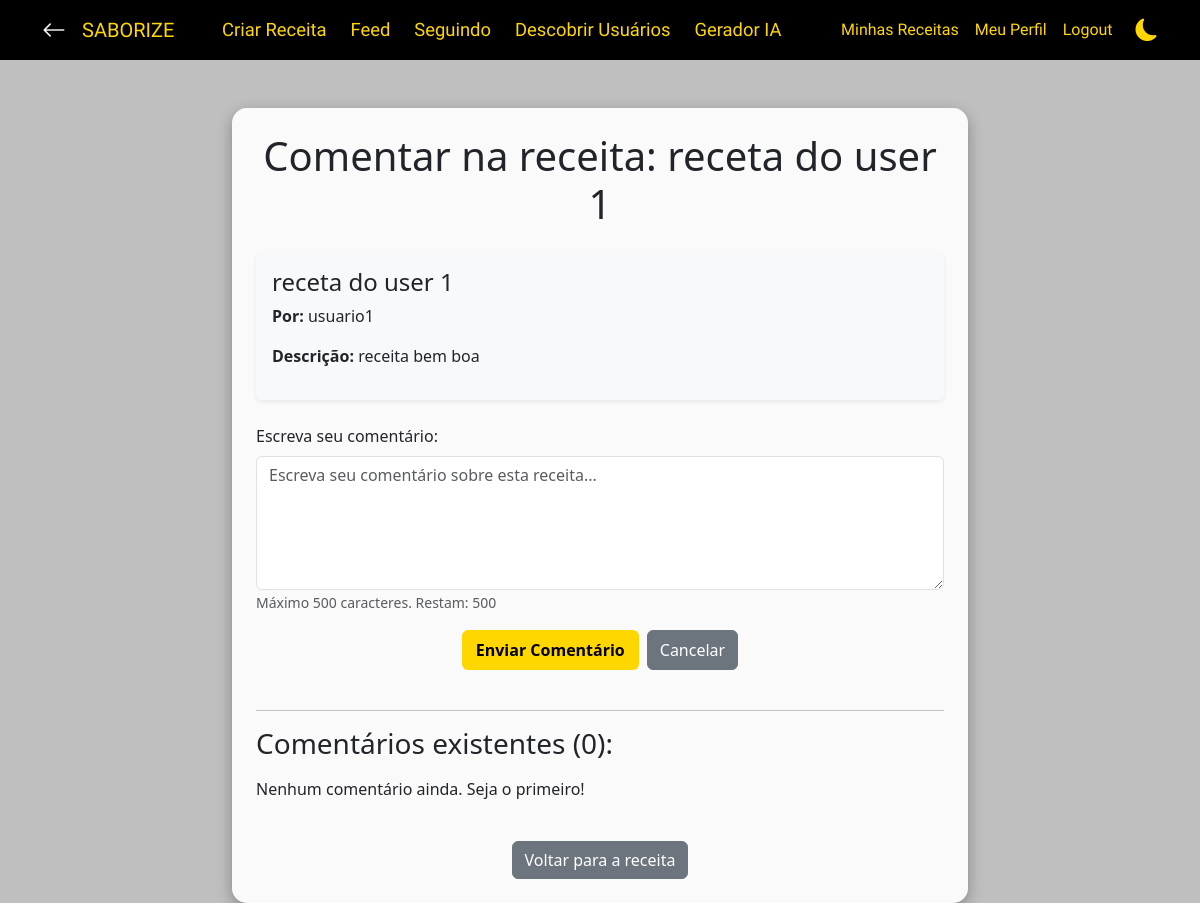
/receitas/comentar/3/ (signed in), run on the app's committed database.
### receitas/models.py (models this page shows, shortened)
class Receita(models.Model):
    user = models.ForeignKey(User, on_delete=models.CASCADE, related_name='receitas')
    titulo = models.CharField(max_length=150)
    descricao = models.TextField(
        help_text="Descreva a receita em detalhes, incluindo ingredientes e modo de preparo."
    )
    ingredientes = models.TextField(
        help_text="Liste os ingredientes necessários para a receita."
    )
    passos = models.TextField(
        help_text="Descreva os passos para preparar a receita."
    )
    imagem = models.ImageField(
        upload_to='receitas/',
        null=True,
        blank=True,
        help_text="Imagem ilustrativa da receita (opcional)."
    )
    tags = models.ManyToManyField(
        TagsReceita,
        related_name='receitas',
        blank=True
    )
    publica = models.BooleanField(default=True, help_text="Receita visível no feed público")
    criada_em = models.DateTimeField(auto_now_add=True)
    atualizada_em = models.DateTimeField(auto_now=True)
    class Meta:
        ordering = ['-criada_em']
        verbose_name = 'Receita'
        verbose_name_plural = 'Receitas'

### autenticacao/models.py (models this page shows, shortened)
class User(AbstractUser):
    bio = models.TextField(max_length=500, blank=True, verbose_name="Biografia")
    foto_perfil = models.ImageField(upload_to='perfil/', default='perfil/default.jpg', blank=True)
    telefone = models.CharField(max_length=20, blank=True)
    data_nascimento = models.DateField(null=True, blank=True)
    cidade = models.CharField(max_length=100, blank=True)
    estado = models.CharField(max_length=50, blank=True)
    tags_favoritas = models.ManyToManyField(
        TagsReceita,
        blank=True,
        related_name='usuarios_favoritos',
        verbose_name="Tipos de receitas favoritas"
    )
    openai_api_key_encrypted = models.TextField(blank=True, null=True, verbose_name="OpenAI API Key (Encrypted)")
    criado_em = models.DateTimeField(auto_now_add=True)
    atualizado_em = models.DateTimeField(auto_now=True)

### receitas/views.py (the view)
# urls.py: path('comentar/<int:receita_id>/', views.fazer_comentario, name='fazer_comentario'),
@login_required
def fazer_comentario(request, receita_id):
    receita = get_object_or_404(Receita, id=receita_id)
    comentarios = receita.comentarios.all()
    context = {
        'receita': receita,
        'comentarios': comentarios,
        'total_comentarios': comentarios.count()
    }
    return render(request, 'receitas/comentarios.html', context)

### receitas/templates/receitas/comentarios.html (shortened to what this page needs)
{% extends 'base.html' %}
{% block content %}
<div class="container mt-5">
    <div class="row justify-content-center">
        <div class="col-md-8">
            <div class="card card-custom p-4">
                <h1 class="text-center mb-4">Comentar na receita: {{ receita.titulo }}</h1>
                <div class="p-3 mb-4 bg-light rounded shadow-sm">
                    <h4>{{ receita.titulo }}</h4>
                    <p><strong>Por:</strong> {{ receita.user.username }}</p>
                    <p><strong>Descrição:</strong> {{ receita.descricao|truncatewords:20 }}</p>
                </div>
                {% if user.is_authenticated %}
                    <form id="comentario-form" class="mb-4">
                        <div class="mb-3">
                            <label for="texto-comentario" class="form-label">Escreva seu comentário:</label>
                            <textarea id="texto-comentario" class="form-control" rows="5" maxlength="500" placeholder="Escreva seu comentário sobre esta receita..." required></textarea>
                            <small class="text-muted">Máximo 500 caracteres. Restam: <span id="caracteres-restantes">500</span></small>
                        </div>
                        <div class="d-flex justify-content-center gap-2">
                            <button type="submit" class="btn btn-custom" >Enviar Comentário</button>
                            <button type="button" class="btn btn-secondary" onclick="history.back()">Cancelar</button>
                        </div>
                    </form>
                {% else %}
                    <p class="text-center">Você precisa estar logado para comentar.</p>
                    <div class="text-center">
                        <a href="{% url 'paginaLogin' %}" class="btn btn-custom">Fazer Login</a>
                    </div>
                {% endif %}
                <hr>
                <h3 class="mb-3">Comentários existentes ({{ total_comentarios }}):</h3>
                {% for comentario in comentarios %}
                    <div class="p-3 mb-3 border rounded bg-light" data-comentario-id="{{ comentario.id }}">
                        <strong>{{ comentario.usuario.username }}</strong> - {{ comentario.criado_em|date:"d/m/Y H:i" }}
                        {% if comentario.atualizado_em != comentario.criado_em %}
                            <em>(editado)</em>
                        {% endif %}
                        {% if user == comentario.usuario or user == receita.user %}
                            <div class="float-end">
                                <button onclick="editarComentario('{{ comentario.id }}', '{{ comentario.texto|escapejs }}')" class="btn btn-sm btn-warning">Editar</button>
                                <button onclick="deletarComentario('{{ comentario.id }}')" class="btn btn-sm btn-danger">Deletar</button>
                            </div>
                        {% endif %}
                        <p class="mt-2">{{ comentario.texto }}</p>
                    </div>
                {% empty %}
                    <p>Nenhum comentário ainda. Seja o primeiro!</p>
                {% endfor %}
                <div class="text-center mt-4">
                    <a href="{% url 'ver_receita_feed' receita.id %}" class="btn btn-secondary">Voltar para a receita</a>
                </div>
            </div>
        </div>
    </div>
</div>
{% endblock content %}

### data on the page
Receita: titulo "receta do user 1", user.username "usuario1", descricao "receita bem boa"

### other printed values
{{ total_comentarios }} "0"
